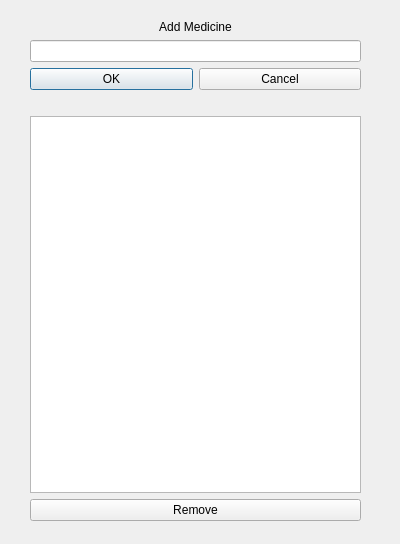
<?xml version="1.0" encoding="UTF-8"?>
<ui version="4.0">
 <class>AddMedicine</class>
 <widget class="QDialog" name="AddMedicine">
  <property name="geometry">
   <rect>
    <x>0</x>
    <y>0</y>
    <width>400</width>
    <height>544</height>
   </rect>
  </property>
  <property name="windowTitle">
   <string>Dialog</string>
  </property>
  <widget class="QWidget" name="layoutWidget">
   <property name="geometry">
    <rect>
     <x>30</x>
     <y>20</y>
     <width>331</width>
     <height>501</height>
    </rect>
   </property>
   <layout class="QVBoxLayout" name="overallLayout">
    <item>
     <widget class="QLabel" name="addMedsLabel">
      <property name="text">
       <string>Add Medicine</string>
      </property>
      <property name="alignment">
       <set>Qt::AlignCenter</set>
      </property>
     </widget>
    </item>
    <item>
     <widget class="QLineEdit" name="addMedsInput"/>
    </item>
    <item>
     <layout class="QHBoxLayout" name="buttons">
      <item>
       <widget class="QPushButton" name="okButton">
        <property name="text">
         <string>OK</string>
        </property>
        <property name="icon">
         <iconset resource="img.qrc">
          <normaloff>:/img/img/correct.png</normaloff>:/img/img/correct.png</iconset>
        </property>
       </widget>
      </item>
      <item>
       <widget class="QPushButton" name="cancelButton">
        <property name="text">
         <string>Cancel</string>
        </property>
        <property name="icon">
         <iconset resource="img.qrc">
          <normaloff>:/img/img/wrong.png</normaloff>:/img/img/wrong.png</iconset>
        </property>
       </widget>
      </item>
     </layout>
    </item>
    <item>
     <widget class="QLabel" name="medpic">
      <property name="text">
       <string/>
      </property>
      <property name="pixmap">
       <pixmap resource="img.qrc">:/img/img/pills.png</pixmap>
      </property>
     </widget>
    </item>
    <item>
     <widget class="QTableView" name="avaliableMedsView"/>
    </item>
    <item>
     <widget class="QPushButton" name="removeMedsButton">
      <property name="text">
       <string>Remove</string>
      </property>
      <property name="icon">
       <iconset resource="img.qrc">
        <normaloff>:/img/img/minus.png</normaloff>:/img/img/minus.png</iconset>
      </property>
     </widget>
    </item>
   </layout>
  </widget>
 </widget>
 <resources>
  <include location="img.qrc"/>
 </resources>
 <connections/>
</ui>
